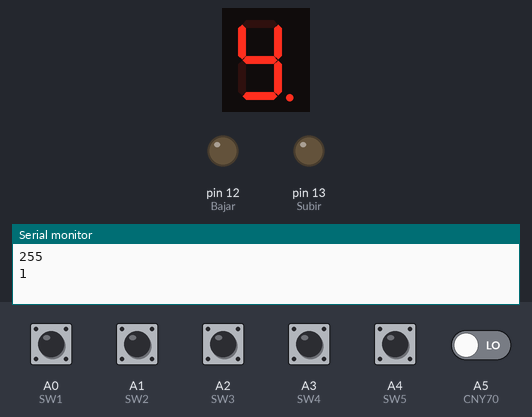
The sketch below on a simulated Arduino Uno, built with avr-gcc and run on an emulated ATmega328P. Shown: 1-digit seven-segment display, output pins drawn as LEDs (lit = HIGH), the last lines printed to the serial monitor. Wiring (inferred from the names in the program): 1-digit 7-segment display, segments lit when LOW: segments pin 2, pin 3, pin 4, pin 5, pin 6, pin 7, pin 8, pin 9. The inputs (shaded band) are chosen by the test bench; at power-on: A0 (SW1), A1 (SW2), A2 (SW3), A3 (SW4), A4 (SW5), A5 (CNY70) LOW. EEPROM starts erased; the segment pins are drawn as the display they are named for; pins used as bus, display or sensor lines are not drawn.

Above: at 1.2 s.
1.3 s: A1 (SW2) pulled HIGH for 0.15 s
At 2.6 s:
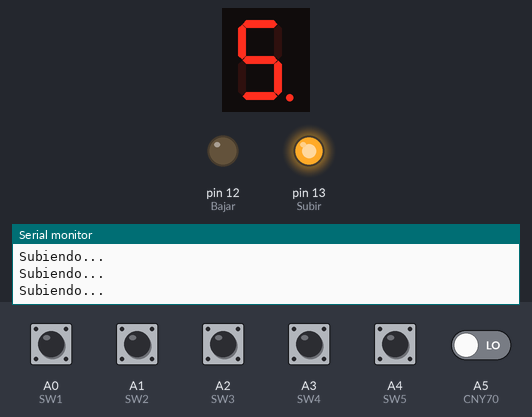
2.9 s: A5 (CNY70) driven HIGH
At 4.1 s:
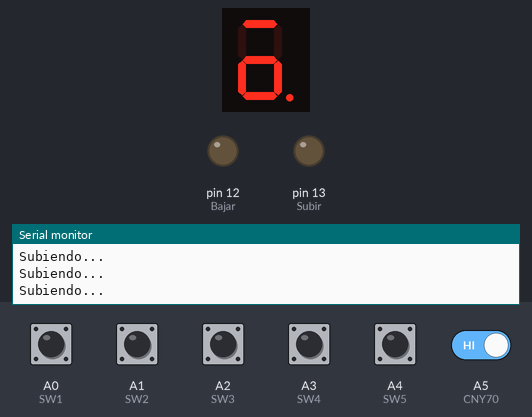
4.7 s: A0 (SW1) pulled HIGH for 0.15 s
At 5.02 s:
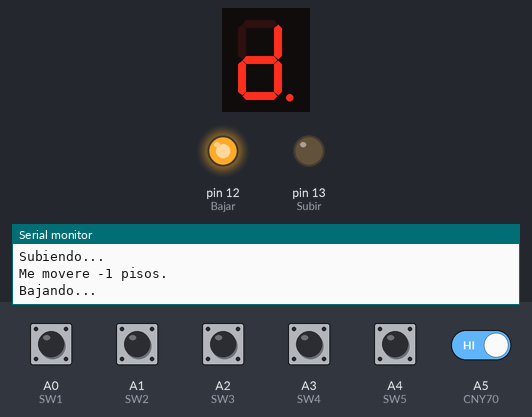
6.7 s: A4 (SW5) pulled HIGH for 0.15 s
At 7.02 s:
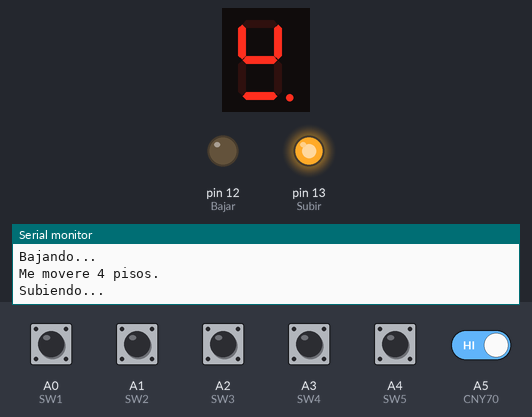
7.4 s: A2 (SW3) pulled HIGH for 1 s
At 9.9 s:
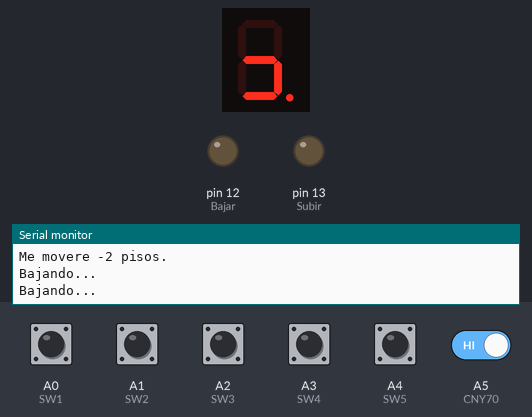
10.2 s: A3 (SW4) pulled HIGH for 0.15 s
At 11.5 s:
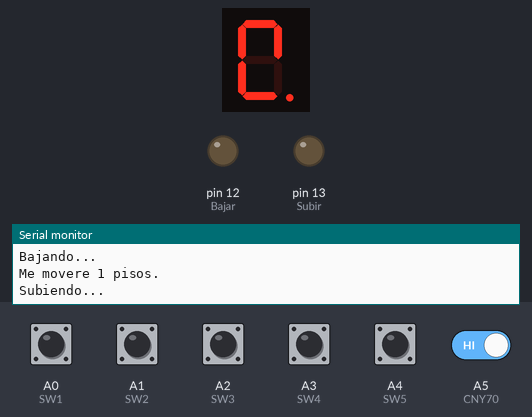
Timing chart, 0 to 13.2 s (numbered marks = the images above; inputs shaded):
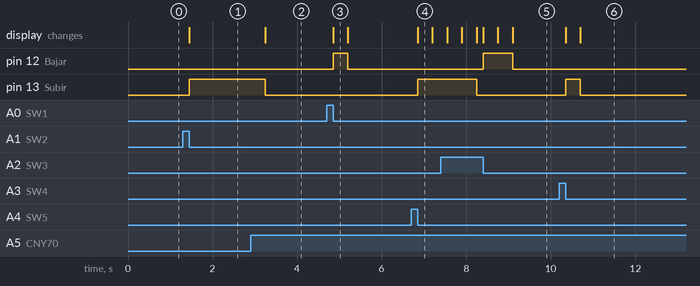

The sketch:

Ascensor.ino
```cpp
#include <EEPROM.h>
const int a = 2;///primer disp
const int b = 3;
const int c = 4;
const int d = 5;

const int e = 6;/// segundo disp
const int f = 7;
const int g = 8;
const int h = 9;

const int SW1 = A0; ///SW ---->> Significa interruptor piso 1
const int SW2 = A1;
const int SW3 = A2;
const int SW4 = A3;
const int SW5 = A4;
const int CNY70 = A5;

const int Subir = 13;
const int Bajar = 12;

int entrada1 = 0; ///declaro las variables de entrada digital
int entrada2 = 0;
int entrada3 = 0;
int entrada4 = 0;
int entrada5 = 0;
int pisoActual = 0;
int piso = pisoActual;

int sensor = 0;  //declaro la variable del  sensor

void setup() {
   Serial.begin(4800);
  pinMode(a, OUTPUT);//// declaro los pines a,b,c,d,etc como salidas
  pinMode(b, OUTPUT);
  pinMode(c, OUTPUT);
  pinMode(d, OUTPUT);
  pinMode(e, OUTPUT);
  pinMode(f, OUTPUT);
  pinMode(g, OUTPUT);
  pinMode(h, OUTPUT);
  pinMode(Subir, OUTPUT);
  pinMode(Bajar, OUTPUT);

  pinMode(SW1, INPUT); //// declaro los SWcomo entradas
  pinMode(SW2, INPUT);
  pinMode(SW3, INPUT);
  pinMode(SW4, INPUT);
  pinMode(SW5, INPUT);

  pinMode(CNY70, INPUT); //declaro en pin A5(CNY70) como entrada

 digitalWrite(Subir, LOW);
 digitalWrite(Bajar, LOW);
Serial.println(EEPROM.read(0));
}

void loop() {
if(EEPROM.read(0)==255){
pisoActual=1;
piso=1;
EEPROM.write(0,1);
display1(pisoActual);
display2(pisoActual);
Serial.println(EEPROM.read(0));
}else{
display1(pisoActual);
display2(pisoActual);
}
 entrada1 = digitalRead(SW1);//// Asigno los sw a las variables entrada y le digo que las lea como 1 y 0
 entrada2 = digitalRead(SW2);
 entrada3 = digitalRead(SW3);
 entrada4 = digitalRead(SW4);
 entrada5 = digitalRead(SW5);

 if(entrada1==HIGH){
   while(entrada1==HIGH){entrada1 = digitalRead(SW1);}
   display1(1);
   piso=1;
   if(pisoActual!=piso){
      MoverAscensor(piso);
   }
 }else if(entrada2==HIGH){
   while(entrada2==HIGH){entrada2 = digitalRead(SW2);}
   display1(2);
   piso=2;
   if(pisoActual!=piso){
      MoverAscensor(piso);
   }
 }else if(entrada3==HIGH){
   while(entrada3==HIGH){entrada3 = digitalRead(SW3);}
   display1(3);
   piso=3;
   if(pisoActual!=piso){
      MoverAscensor(piso);
   }
 }else if(entrada4==HIGH){
   while(entrada4==HIGH){entrada4 = digitalRead(SW4);}
   display1(4);
   piso=4;
   if(pisoActual!=piso){
      MoverAscensor(piso);
   }
 }else if(entrada5==HIGH){
   while(entrada5==HIGH){entrada5 = digitalRead(SW5);}
   display1(5);
   piso=5;
   if(pisoActual!=piso){
      MoverAscensor(piso);
   }
 }
}
int pisoSubir=0;
int i = 0;
void MoverAscensor(int nuevoPiso){
   pisoSubir = nuevoPiso - pisoActual;
   // +  +  + "-" +
   Serial.print("Me movere ");
   Serial.print(pisoSubir);
   Serial.println(" pisos.");
   if(nuevoPiso > pisoActual){
      digitalWrite(Subir, HIGH);
      digitalWrite(Bajar, LOW);
      i=0;
      while(i < pisoSubir){
	 Serial.println("Subiendo...");
	 sensor = digitalRead(CNY70); // Asigno a la variable sensor es estado de la entrada del CNY70
	 if(sensor==HIGH){
	    //while(digitalRead(CNY70)==HIGH){}
	    pisoActual++;
	    EEPROM.write(0,pisoActual);
	    i=i+1;
	    delay(350);
	    display2(pisoActual);
	 }
      }
      digitalWrite(Subir, LOW);
      digitalWrite(Bajar, LOW);
   }else if(nuevoPiso < pisoActual){
      digitalWrite(Subir, LOW);
      digitalWrite(Bajar, HIGH);
      i=0;
      while(i > pisoSubir){
	 Serial.println("Bajando...");
	 sensor = digitalRead(CNY70); // Asigno a la variable sensor es estado de la entrada del CNY70
	 if(sensor==HIGH){
	    //while(digitalRead(CNY70)==HIGH){}
	    pisoActual--;
	    EEPROM.write(0,pisoActual);
	    i=i-1;
	    delay(350);
	    display2(pisoActual);
	 }
      }
      digitalWrite(Subir, LOW);
      digitalWrite(Bajar, LOW);
   }
}

void display1(int numero) {
  switch (numero) {
    case 1:
      digitalWrite(d, LOW);
      digitalWrite(c, LOW);
      digitalWrite(b, LOW);
      digitalWrite(a, HIGH);
    break;
    case 2:
      digitalWrite(a, LOW);
      digitalWrite(b, HIGH);
      digitalWrite(c, LOW);
      digitalWrite(d, LOW);;
    break;
    case 3:
      digitalWrite(a, HIGH);
      digitalWrite(b, HIGH);
      digitalWrite(c, LOW);
      digitalWrite(d, LOW);
    break;
    case 4:
      digitalWrite(a, LOW);
      digitalWrite(b, LOW);
      digitalWrite(c, HIGH);
      digitalWrite(d, LOW);
    break;
    case 5:
      digitalWrite(a, HIGH);
      digitalWrite(b, LOW);
      digitalWrite(c, HIGH);
      digitalWrite(d, LOW);
    break;
  }
}

void display2(int numero) {
  switch (numero) {
    case 1:
      digitalWrite(e, HIGH);
      digitalWrite(f, LOW);
      digitalWrite(g, LOW);
      digitalWrite(h, LOW);

    break;
    case 2:
      digitalWrite(e, LOW);
      digitalWrite(f, HIGH);
      digitalWrite(g, LOW);
      digitalWrite(h, LOW);;
    break;
    case 3:
      digitalWrite(e, HIGH);
      digitalWrite(f, HIGH);
      digitalWrite(g, LOW);
      digitalWrite(h, LOW);
    break;
    case 4:
      digitalWrite(e, LOW);
      digitalWrite(f, LOW);
      digitalWrite(g, HIGH);
      digitalWrite(h, LOW);
    break;
    case 5:
      digitalWrite(e, HIGH);
      digitalWrite(f, LOW);
      digitalWrite(g, HIGH);
      digitalWrite(h, LOW);
    break;
  }
}
```

Measured:
- after the input at 1.3 s, pin 13 (Subir): LOW → HIGH after 0.15 s; the display: changes after 0.15 s (image 1)
- after the input at 2.9 s, pin 13 (Subir): HIGH → LOW after 0.35 s; the display: changes after 0.35 s (image 2)
- after the input at 4.7 s, pin 12 (Bajar): LOW → HIGH after 0.15 s, → LOW 0.35 s later; the display: changes after 0.15 s (image 3)
- after the input at 6.7 s, pin 13 (Subir): LOW → HIGH after 0.15 s; the display: changes after 0.15 s (image 4)
- after the input at 7.4 s, pin 12 (Bajar): LOW → HIGH after 1.0 s, → LOW 0.70 s later; the display: first differs from a run without the input after 1.0 s (image 5 shows a later state)
- after the input at 10.2 s, pin 13 (Subir): LOW → HIGH after 0.15 s, → LOW 0.35 s later; the display: first changes after 0.15 s (image 6 shows a later state)
